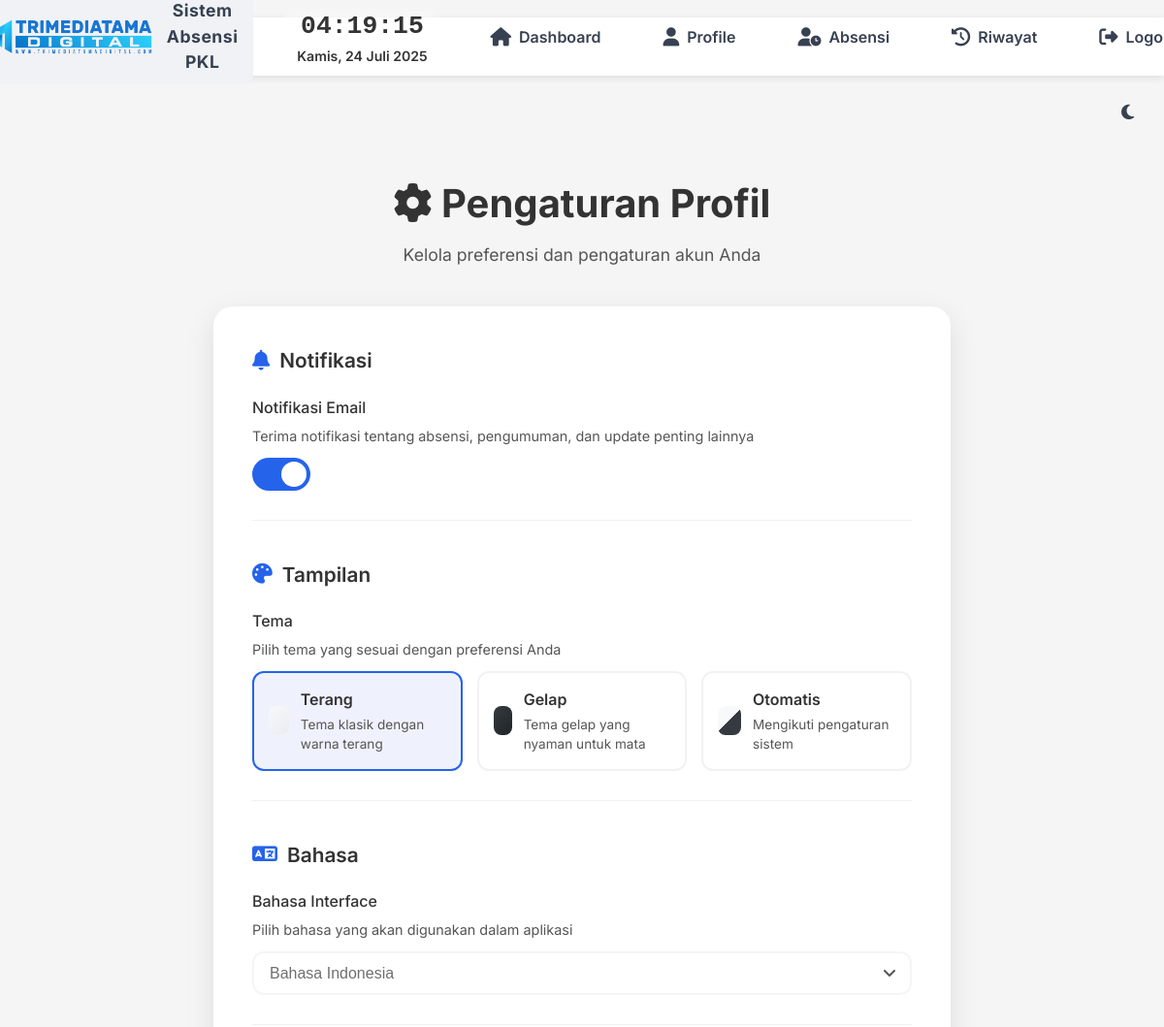
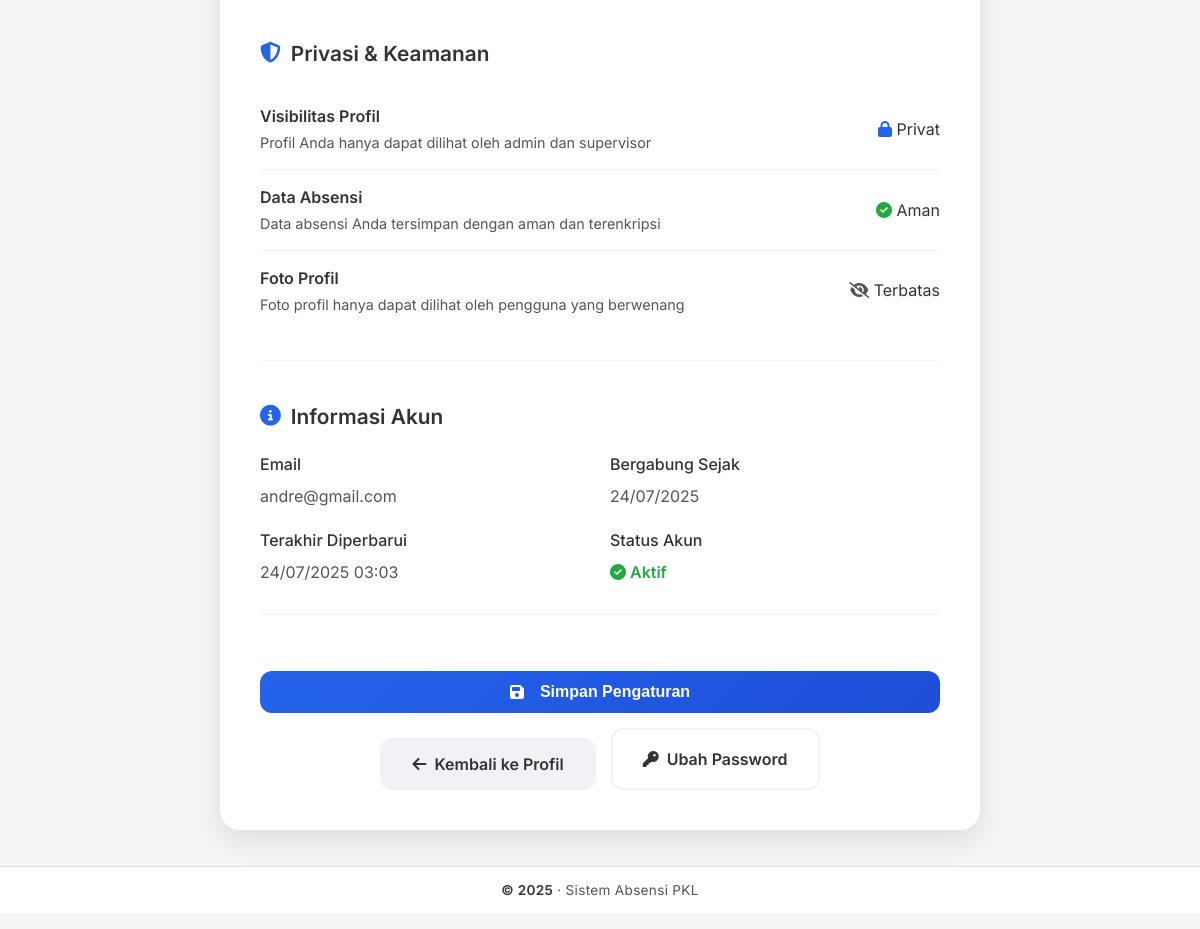
Screenshot of /profile/settings (signed in) with the database file from the repository (2 pictures, top to bottom).
### src/models.py (models this page shows, shortened)
class Student(db.Model):
    __tablename__ = 'students'
    id = db.Column(db.Integer, primary_key=True)
    name = db.Column(db.String(100), nullable=False)
    email = db.Column(db.String(120), unique=True, nullable=False)
    password = db.Column(db.String(100), nullable=False)
    created_at = db.Column(db.DateTime, default=datetime.utcnow)
    supervisor = db.Column(db.String(100), nullable=True)
    company = db.Column(db.String(100), nullable=True)
    profile_picture = db.Column(db.String(255), nullable=True, default='default-avatar.png')
    phone = db.Column(db.String(20), nullable=True)
    address = db.Column(db.Text, nullable=True)
    bio = db.Column(db.Text, nullable=True)
    birth_date = db.Column(db.Date, nullable=True)
    gender = db.Column(db.String(10), nullable=True)
    education_level = db.Column(db.String(50), nullable=True)
    school_name = db.Column(db.String(100), nullable=True)
    internship_start_date = db.Column(db.Date, nullable=True)
    internship_end_date = db.Column(db.Date, nullable=True)
    updated_at = db.Column(db.DateTime, default=datetime.utcnow, onupdate=datetime.utcnow)
    is_profile_complete = db.Column(db.Boolean, default=False)
    notification_enabled = db.Column(db.Boolean, default=True)
    theme_preference = db.Column(db.String(10), default='light')

### src/app.py (the view, shortened to what this page needs)
@app.route('/profile/settings', methods=['GET', 'POST'])
def profile_settings():
    if not session.get('logged_in'):
        return redirect(url_for('login'))
    student = Student.query.get(session['student_id'])
    return render_template('profile_settings.html', student=student)

### src/app.py (called while the page is built)
@app.after_request
def after_request(response):
    if request.endpoint == 'attendance' and request.method == 'POST':
        today = datetime.now().date()
        save_attendance_summary(today)
    return response

### src/templates/profile_settings.html (shortened to what this page needs)
{% extends 'base.html' %}
{% block content %}
<div class="settings-container">
    <div class="settings-header">
        <h1><i class="fas fa-cog"></i> Pengaturan Profil</h1>
        <p>Kelola preferensi dan pengaturan akun Anda</p>
    </div>
    <form method="POST" class="settings-form">
        <div class="settings-section">
            <h3 class="section-title">
                <i class="fas fa-bell"></i>
                Notifikasi
            </h3>
            <div class="setting-item">
                <label class="setting-label">Notifikasi Email</label>
                <p class="setting-description">
                    Terima notifikasi tentang absensi, pengumuman, dan update penting lainnya
                </p>
                <label class="toggle-switch">
                    <span class="toggle-slider"></span>
                </label>
            </div>
        </div>
        <div class="settings-section">
            <h3 class="section-title">
                <i class="fas fa-palette"></i>
                Tampilan
            </h3>
            <div class="setting-item">
                <label class="setting-label">Tema</label>
                <p class="setting-description">
                    Pilih tema yang sesuai dengan preferensi Anda
                </p>
                <div class="theme-options">
                    <div class="theme-option">
                        <label for="theme-light" class="theme-card">
                            <div class="theme-preview light"></div>
                            <div class="theme-info">
                                <h4>Terang</h4>
                                <p>Tema klasik dengan warna terang</p>
                            </div>
                        </label>
                    </div>
                    <div class="theme-option">
                        <label for="theme-dark" class="theme-card">
                            <div class="theme-preview dark"></div>
                            <div class="theme-info">
                                <h4>Gelap</h4>
                                <p>Tema gelap yang nyaman untuk mata</p>
                            </div>
                        </label>
                    </div>
                    <div class="theme-option">
                        <label for="theme-auto" class="theme-card">
                            <div class="theme-preview auto"></div>
                            <div class="theme-info">
                                <h4>Otomatis</h4>
                                <p>Mengikuti pengaturan sistem</p>
                            </div>
                        </label>
                    </div>
                </div>
            </div>
        </div>
        <div class="settings-section">
            <h3 class="section-title">
                <i class="fas fa-language"></i>
                Bahasa
            </h3>
            <div class="setting-item">
                <label class="setting-label">Bahasa Interface</label>
                <p class="setting-description">
                    Pilih bahasa yang akan digunakan dalam aplikasi
                </p>
                <div class="language-select">
                    <select name="language" disabled>
                        <option value="id" selected>Bahasa Indonesia</option>
                    </select>
                </div>
            </div>
        </div>
        <div class="settings-section">
            <h3 class="section-title">
                <i class="fas fa-shield-alt"></i>
                Privasi & Keamanan
            </h3>
            <div class="privacy-item">
                <div class="privacy-info">
                    <h4>Visibilitas Profil</h4>
                    <p>Profil Anda hanya dapat dilihat oleh admin dan supervisor</p>
                </div>
                <span class="privacy-status">
                    <i class="fas fa-lock" style="color: var(--accent-primary);"></i>
                    Privat
                </span>
            </div>
            <div class="privacy-item">
                <div class="privacy-info">
                    <h4>Data Absensi</h4>
                    <p>Data absensi Anda tersimpan dengan aman dan terenkripsi</p>
                </div>
                <span class="privacy-status">
                    <i class="fas fa-check-circle" style="color: #28a745;"></i>
                    Aman
                </span>
            </div>
            <div class="privacy-item">
                <div class="privacy-info">
                    <h4>Foto Profil</h4>
                    <p>Foto profil hanya dapat dilihat oleh pengguna yang berwenang</p>
                </div>
                <span class="privacy-status">
                    <i class="fas fa-eye-slash" style="color: var(--text-secondary);"></i>
                    Terbatas
                </span>
            </div>
        </div>
        <div class="settings-section">
            <h3 class="section-title">
                <i class="fas fa-info-circle"></i>
                Informasi Akun
            </h3>
            <div class="setting-item">
                <div class="info-grid" style="display: grid; grid-template-columns: 1fr 1fr; gap: 20px;">
                    <div>
                        <label class="setting-label">Email</label>
                        <p style="color: var(--text-secondary); margin: 0;">{{ student.email }}</p>
                    </div>
                    <div>
                        <label class="setting-label">Bergabung Sejak</label>
                        <p style="color: var(--text-secondary); margin: 0;">
                            {{ student.created_at.strftime('%d/%m/%Y') if student.created_at else '-' }}
                        </p>
                    </div>
                    <div>
                        <label class="setting-label">Terakhir Diperbarui</label>
                        <p style="color: var(--text-secondary); margin: 0;">
                            {{ student.updated_at.strftime('%d/%m/%Y %H:%M') if student.updated_at else '-' }}
                        </p>
                    </div>
                    <div>
                        <label class="setting-label">Status Akun</label>
                        <p style="color: #28a745; margin: 0; font-weight: 600;">
                            <i class="fas fa-check-circle"></i> Aktif
                        </p>
                    </div>
                </div>
            </div>
        </div>
        <div class="settings-actions">
            <button type="submit" class="btn btn-primary">
                <i class="fas fa-save"></i>
                Simpan Pengaturan
            </button>
            <a href="{{ url_for('profile') }}" class="btn btn-secondary">
                <i class="fas fa-arrow-left"></i>
                Kembali ke Profil
            </a>
            <a href="{{ url_for('change_password') }}" class="btn btn-outline">
                <i class="fas fa-key"></i>
                Ubah Password
            </a>
        </div>
    </form>
</div>
{% endblock %}

### src/static/css/theme.css (style rules this page uses)
:root { --bg-primary: #ffffff; --bg-secondary: #f0f2f5; --bg-secondary-rgb: 240, 242, 245; --text-primary: #1a1a1a; --text-secondary: #4a4a4a; --accent-primary: #2563eb; --accent-secondary: #1d4ed8; --accent-hover: #1e40af; --accent-rgb: 37, 99, 235; --nav-bg: rgba(240, 242, 245, 0.95); --nav-bg-active: rgba(37, 99, 235, 0.15); --nav-text: #374151; --nav-text-hover: #ffffff; --nav-shadow: 0 4px 12px rgba(37, 99, 235, 0.25); --history-bg: #ffffff; --history-border: #e0e0e0; --history-header: #f5f7fa; --history-text: #2c3e50; --history-hover: #f8fafc; --history-shadow: 0 2px 8px rgba(0, 0, 0, 0.1); --bg-form: #ffffff; --bg-hover: #f5f7fa; --border-color: #e0e6ed; --shadow-color: rgba(0, 0, 0, 0.1); }
body { font-family: 'Inter', -apple-system, BlinkMacSystemFont, 'Segoe UI', Roboto, Oxygen, Ubuntu, Cantarell, sans-serif; background-color: var(--bg-secondary); color: var(--text-primary); transition: background-color 0.3s, color 0.3s; margin: 0; padding: 0; line-height: 1.6; }
.btn { padding: 0.5rem 1rem; border-radius: 6px; border: none; font-weight: 500; cursor: pointer; transition: all 0.2s; }
.btn-primary { background-color: var(--accent-primary); color: white; }
.btn-secondary { background-color: var(--accent-secondary); color: white; }
* { transition: background-color 0.3s, color 0.3s, border-color 0.3s; }

### src/static/css/styles.css (style rules this page uses)
*, *::before, *::after { margin: 0; padding: 0; box-sizing: border-box; -webkit-tap-highlight-color: transparent; }
html { scroll-behavior: smooth; -webkit-text-size-adjust: 100%; -webkit-font-smoothing: antialiased; -moz-osx-font-smoothing: grayscale; }
body { font-family: 'Inter', system-ui, -apple-system, BlinkMacSystemFont, 'Segoe UI', Roboto, Oxygen, Ubuntu, Cantarell, 'Open Sans', 'Helvetica Neue', sans-serif; line-height: 1.5; background-color: var(--bg-body); color: var(--text-primary); overflow-x: hidden; min-height: 100vh; position: relative; }
.btn-primary { background: #35424a; color: white; padding: 10px; border: none; border-radius: 4px; cursor: pointer; }
.btn-secondary { display: inline-block; padding: 8px 16px; background: #6c757d; color: white; text-decoration: none; border-radius: 4px; margin-top: 10px; }

### src/static/css/login.css (style rules this page uses)
.btn-primary { width: 100%; padding: 0.8rem; background: var(--accent-primary); color: white; border: none; border-radius: 8px; font-size: 1rem; font-weight: 500; cursor: pointer; transition: background-color 0.2s; }

### src/static/css/attendance.css (style rules this page uses)
:root { --bg-main: #f5f5f5; --bg-form: #ffffff; --text-primary: #333; --text-secondary: #555; --border-color: #ddd; --input-bg: #ffffff; --accent-color: #4a90e2; --button-bg: #4CAF50; --button-hover: #45a049; --shadow-color: rgba(0, 0, 0, 0.1); }
.btn-primary { display: block; width: 100%; padding: 1rem; background: var(--button-bg); color: white; border: none; border-radius: 5px; font-size: 1rem; font-weight: 500; cursor: pointer; transition: all 0.3s ease; }
.btn-primary i { margin-right: 8px; }

### src/static/css/mobile.css (style rules this page uses)
:root { --header-height: 60px; --bottom-nav-height: 65px; --content-padding: 1rem; --ios-safe-area-top: env(safe-area-inset-top); --ios-safe-area-bottom: env(safe-area-inset-bottom); --android-status-bar: 24px; }
html { font-size: 16px; -webkit-text-size-adjust: 100%; -webkit-font-smoothing: antialiased; -moz-osx-font-smoothing: grayscale; }
body { padding-bottom: calc(var(--bottom-nav-height) + 1rem); overflow-x: hidden; background: var(--bg-main); -webkit-tap-highlight-color: transparent; }
.btn-primary { width: 100%; padding: 0.8rem; border: none; border-radius: 8px; background: var(--accent-primary); color: white; font-size: 1rem; font-weight: 500; margin-top: 1rem; cursor: pointer; -webkit-tap-highlight-color: transparent; transition: all 0.2s ease; }
@media (min-width: 768px) { body { padding-top: 0; padding-bottom: 1rem; } }

### src/static/css/responsive.css (style rules this page uses)
@media (min-width: 768px) { :root { --content-padding: 1.5rem; } }
@media (min-width: 1024px) { :root { --content-padding: 2rem; } }

### rows the page displays
Student: email "andre@gmail.com", created_at "24/07/2025", updated_at "24/07/2025 03:03"
